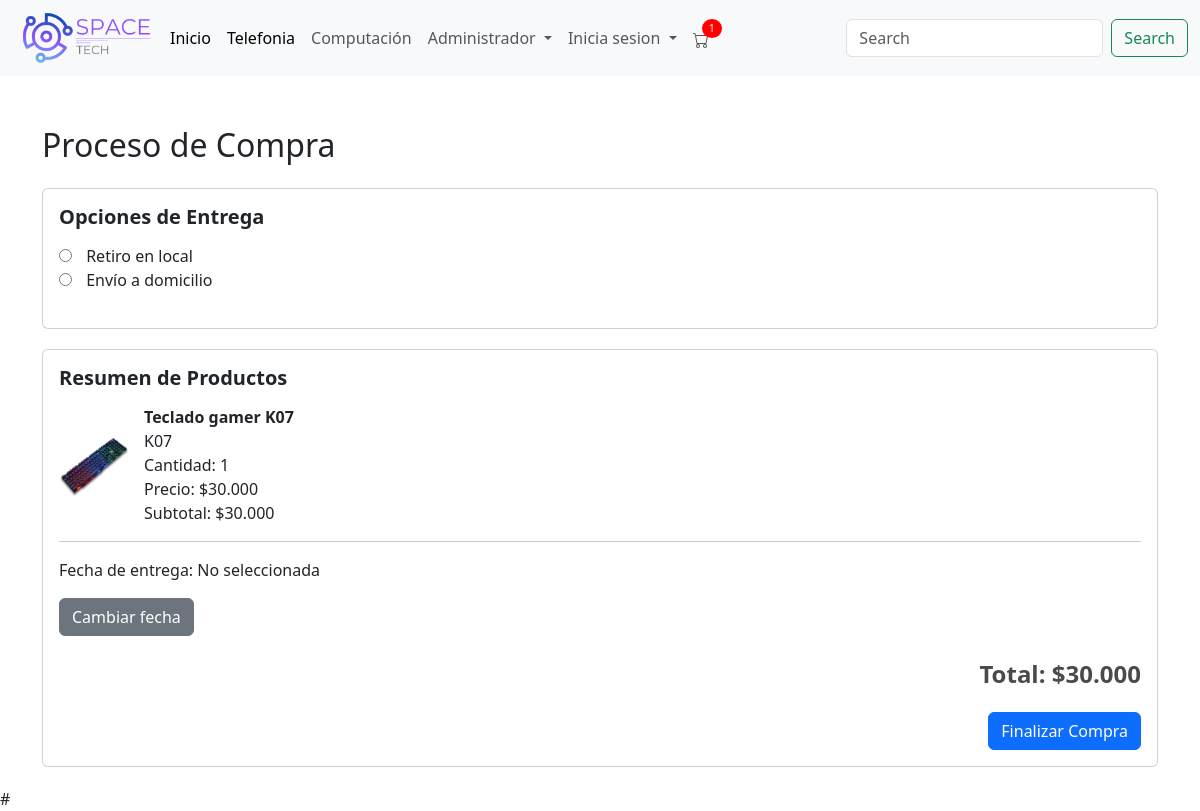
Before: /venta_productos/ (signed in) with the older database file.
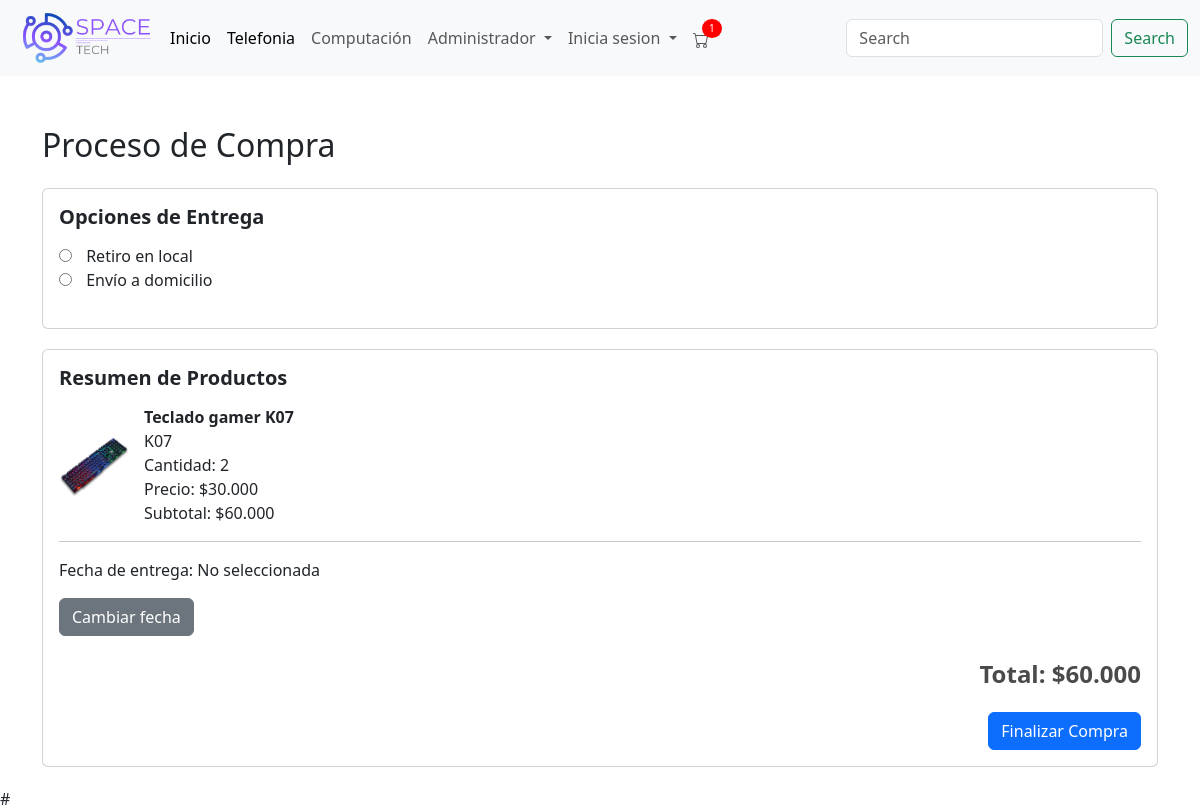
After: the same page with the newer database file.
### menu/models.py (models this page shows, shortened)
class CarritoItem(models.Model):
    carrito = models.ForeignKey(Carrito, on_delete=models.CASCADE)
    producto = models.ForeignKey(Articulos, on_delete=models.CASCADE)
    cantidad = models.IntegerField(default=1)
    agregado_en = models.DateTimeField(default=timezone.now)

class Articulos(models.Model):
    nombre = models.CharField(max_length=30)
    descripcion = models.CharField(max_length=50)
    precio = models.IntegerField()
    stock = models.IntegerField()
    foto = models.ImageField(upload_to='static/img/', blank=True, null=True)
    marca = models.CharField(max_length=30, default='Sin Marca')
    precio_oferta = models.IntegerField(blank=True, null=True)
    descuento = models.DecimalField(max_digits=5, decimal_places=2, blank=True, null=True)

### menu/views.py (the view)
# urls.py: path('venta_productos/', views.venta_productos, name='venta_productos'),
@login_required
def venta_productos(request):
    if request.user.is_authenticated:
        try:
            perfil_usuario = Usuario.objects.get(email=request.user.email)
            direccion = perfil_usuario.direccion
        except Usuario.DoesNotExist:
            perfil_usuario = None
            direccion = ""
    else:
        return redirect('login')
    carrito, created = Carrito.objects.get_or_create(usuario=request.user)
    items = CarritoItem.objects.filter(carrito=carrito)
    total = sum(item.producto.precio * item.cantidad for item in items)
    return render(request, 'venta_productos.html', {'items': items, 'total': total, 'direccion': direccion})

### menu/context_processors.py (called while the page is built)
def carrito_items_count(request):
    if request.user.is_authenticated:
        try:
            carrito = Carrito.objects.get(usuario=request.user)
            count = CarritoItem.objects.filter(carrito=carrito).count()
        except Carrito.DoesNotExist:
            count = 0
    else:
        count = 0
    return {
        'carrito_items_count': count
    }

### menu/templatetags/custom_filters.py (called while the page is built)
@register.filter(name='format_price')
def format_price(value):
    return "${:,.0f}".format(value).replace(',', '.')

@register.filter
def multiply(value, arg):
    return value * arg

### menu/templates/venta_productos.html (shortened to what this page needs)
<!DOCTYPE html>
<html lang="es">
{% load static %}
{% load custom_filters %}
<head>
    <link href="https://cdn.jsdelivr.net/npm/bootstrap@5.3.3/dist/css/bootstrap.min.css" rel="stylesheet">
    <link rel="stylesheet" href="https://cdn.jsdelivr.net/npm/sweetalert2@11/dist/sweetalert2.min.css">
    <link rel="stylesheet" href="https://cdn.jsdelivr.net/npm/flatpickr/dist/flatpickr.min.css">
</head>
<body>
    {% include "plantilla/menu.html" %}
    <div class="container">
        <h2 class="mb-4">Proceso de Compra</h2>
        <div class="card">
            <div class="card-body">
                <h3 class="section-title">Opciones de Entrega</h3>
                <div class="delivery-options">
                    <div>
                        <input type="radio" id="retiro_local" name="delivery_option" value="retiro_local">
                        <label for="retiro_local">Retiro en local</label>
                    </div>
                    <div>
                        <input type="radio" id="envio_domicilio" name="delivery_option" value="envio_domicilio">
                        <label for="envio_domicilio">Envío a domicilio</label>
                    </div>
                </div>
            </div>
        </div>
        <div class="card">
            <div class="card-body">
                <h3 class="section-title">Resumen de Productos</h3>
                {% for item in items %}
                <div class="d-flex align-items-center">
                    <img src="{{ item.producto.foto.url }}" alt="{{ item.producto.nombre }}" class="product-img">
                    <div class="product-details">
                        <div class="product-name">{{ item.producto.nombre }}</div>
                        <div>{{ item.producto.marca }}</div>
                        <div>Cantidad: {{ item.cantidad }}</div>
                        <div>Precio: {{ item.producto.precio|format_price }}</div>
                        <div>Subtotal: {{ item.producto.precio|multiply:item.cantidad|format_price }}</div>
                    </div>
                </div>
                <hr>
                {% endfor %}
                <div>
                    <p>Fecha de entrega: <span id="fecha_entrega_seleccionada">No seleccionada</span></p>
                    <button id="cambiar_fecha" class="btn btn-secondary">Cambiar fecha</button>
                </div>
                <div class="total" data-total="{{ total }}">Total: {{ total|format_price }}</div>
                <button type="submit" class="btn btn-primary btn-finalizar">Finalizar Compra</button>
            </div>
        </div>
    </div>
    # <script src="https://maps.googleapis.com/maps/api/js?key=AIzaSyAUjMYm_HVdhncKSb4nvc8e4Br3-pbfbfc&callback=initMap&libraries=places" async defer></script>
</body>
</html>

Changed rows visible on the page:
changed CarritoItem "Teclado gamer K07": cantidad "1" → "2"; producto.precio|multiply "$30.000" → "$60.000"
Other visible differences:
{{ total|format_price }}: "$30.000" → "$60.000"
